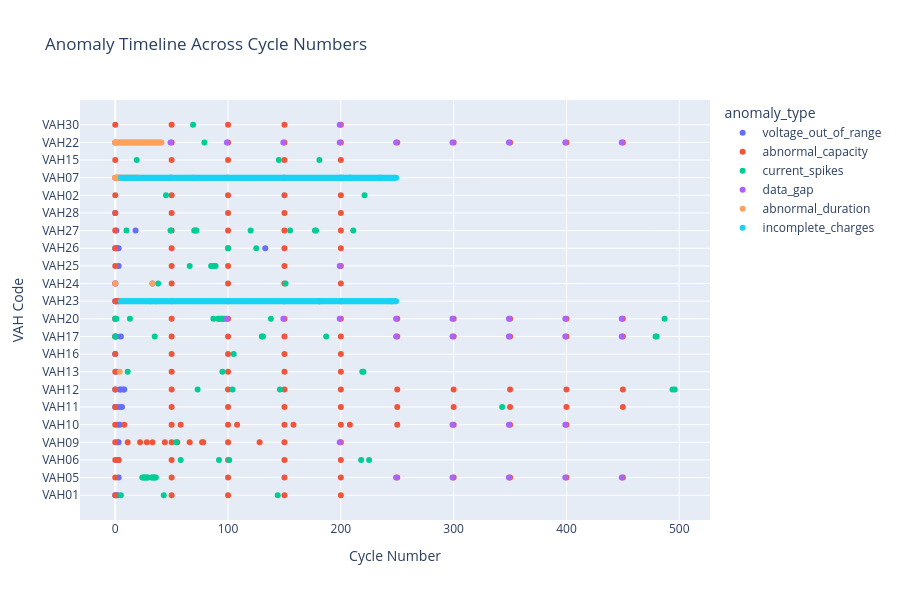

This figure's notebook cell:
### Code cell
# 4. Timeline: When do anomalies occur in cycle lifecycle?
fig = px.scatter(
    df, 
    x='cycle_number', 
    y='vah_code',
    color='anomaly_type',
    title='Anomaly Timeline Across Cycle Numbers',
    labels={'cycle_number': 'Cycle Number', 'vah_code': 'Cell'},
    height=600,
    hover_data=['details']
)
fig.update_layout(xaxis_title='Cycle Number', yaxis_title='VAH Code')
fig.show()

### Figure 1 — Plotly figure (JSON) as saved in the notebook; plotly's stock layout.template omitted (floating-point values rounded to 4 significant figures; data arrays with more than 128 entries replaced by an {"elided": "..."} marker saying what was removed)
{"data": [{"customdata": [["Voltage outside safe Li-ion range (2.5-4.3V)"], ["Voltage outside safe Li-ion range (2.5-4.3V)"], ["Voltage outside safe Li-ion range (2.5-4.3V)"], ["Voltage outside safe Li-ion range (2.5-4.3V)"], ["Voltage outside safe Li-ion range (2.5-4.3V)"], ["Voltage outside safe Li-ion range (2.5-4.3V)"], ["Voltage outside safe Li-ion range (2.5-4.3V)"], ["Voltage outside safe Li-ion range (2.5-4.3V)"], ["Voltage outside safe Li-ion range (2.5-4.3V)"], ["Voltage outside safe Li-ion range (2.5-4.3V)"], ["Voltage outside safe Li-ion range (2.5-4.3V)"], ["Voltage outside safe Li-ion range (2.5-4.3V)"], ["Voltage outside safe Li-ion range (2.5-4.3V)"], ["Voltage outside safe Li-ion range (2.5-4.3V)"], ["Voltage outside safe Li-ion range (2.5-4.3V)"], ["Voltage outside safe Li-ion range (2.5-4.3V)"], ["Voltage outside safe Li-ion range (2.5-4.3V)"], ["Voltage outside safe Li-ion range (2.5-4.3V)"], ["Voltage outside safe Li-ion range (2.5-4.3V)"], ["Voltage outside safe Li-ion range (2.5-4.3V)"], ["Voltage outside safe Li-ion range (2.5-4.3V)"], ["Voltage outside safe Li-ion range (2.5-4.3V)"], ["Voltage outside safe Li-ion range (2.5-4.3V)"], ["Voltage outside safe Li-ion range (2.5-4.3V)"], ["Voltage outside safe Li-ion range (2.5-4.3V)"], ["Voltage outside safe Li-ion range (2.5-4.3V)"], ["Voltage outside safe Li-ion range (2.5-4.3V)"], ["Voltage outside safe Li-ion range (2.5-4.3V)"], ["Voltage outside safe Li-ion range (2.5-4.3V)"], ["Voltage outside safe Li-ion range (2.5-4.3V)"], ["Voltage outside safe Li-ion range (2.5-4.3V)"], ["Voltage outside safe Li-ion range (2.5-4.3V)"], ["Voltage outside safe Li-ion range (2.5-4.3V)"], ["Voltage outside safe Li-ion range (2.5-4.3V)"], ["Voltage outside safe Li-ion range (2.5-4.3V)"], ["Voltage outside safe Li-ion range (2.5-4.3V)"], ["Voltage outside safe Li-ion range (2.5-4.3V)"], ["Voltage outside safe Li-ion range (2.5-4.3V)"], ["Voltage outside safe Li-ion range (2.5-4.3V)"]], "hovertemplate": "anomaly_type=voltage_out_of_range<br>Cycle Number=%{x}<br>Cell=%{y}<br>details=%{customdata[0]}<extra></extra>", "legendgroup": "voltage_out_of_range", "marker": {"color": "#636efa", "symbol": "circle"}, "mode": "markers", "name": "voltage_out_of_range", "orientation": "h", "showlegend": true, "type": "scatter", "x": [0, 1, 2, 3, 2, 3, 2, 3, 2, 4, 0, 1, 4, 6, 0, 4, 5, 7, 8, 1, 0, 0, 1, 5, 0, 0, 1, 181, 0, 33, 3, 0, 1, 2, 3, 133, 1, 18, 0], "xaxis": "x", "y": ["VAH01", "VAH01", "VAH01", "VAH05", "VAH06", "VAH06", "VAH09", "VAH09", "VAH10", "VAH10", "VAH11", "VAH11", "VAH11", "VAH11", "VAH12", "VAH12", "VAH12", "VAH12", "VAH12", "VAH13", "VAH16", "VAH17", "VAH17", "VAH17", "VAH20", "VAH23", "VAH23", "VAH23", "VAH24", "VAH24", "VAH25", "VAH26", "VAH26", "VAH26", "VAH26", "VAH26", "VAH27", "VAH27", "VAH28"], "yaxis": "y"}, {"customdata": {"elided": "168x1 str values"}, "hovertemplate": "anomaly_type=abnormal_capacity<br>Cycle Number=%{x}<br>Cell=%{y}<br>details=%{customdata[0]}<extra></extra>", "legendgroup": "abnormal_capacity", "marker": {"color": "#EF553B", "symbol": "circle"}, "mode": "markers", "name": "abnormal_capacity", "orientation": "h", "showlegend": true, "type": "scatter", "x": {"elided": "168 int values"}, "xaxis": "x", "y": {"elided": "168 str values"}, "yaxis": "y"}, {"customdata": [["Abnormally high current detected"], ["Abnormally high current detected"], ["Abnormally high current detected"], ["Abnormally high current detected"], ["Abnormally high current detected"], ["Abnormally high current detected"], ["Abnormally high current detected"], ["Abnormally high current detected"], ["Abnormally high current detected"], ["Abnormally high current detected"], ["Abnormally high current detected"], ["Abnormally high current detected"], ["Abnormally high current detected"], ["Abnormally high current detected"], ["Abnormally high current detected"], ["Abnormally high current detected"], ["Abnormally high current detected"], ["Abnormally high current detected"], ["Abnormally high current detected"], ["Abnormally high current detected"], ["Abnormally high current detected"], ["Abnormally high current detected"], ["Abnormally high current detected"], ["Abnormally high current detected"], ["Abnormally high current detected"], ["Abnormally high current detected"], ["Abnormally high current detected"], ["Abnormally high current detected"], ["Abnormally high current detected"], ["Abnormally high current detected"], ["Abnormally high current detected"], ["Abnormally high current detected"], ["Abnormally high current detected"], ["Abnormally high current detected"], ["Abnormally high current detected"], ["Abnormally high current detected"], ["Abnormally high current detected"], ["Abnormally high current detected"], ["Abnormally high current detected"], ["Abnormally high current detected"], ["Abnormally high current detected"], ["Abnormally high current detected"], ["Abnormally high current detected"], ["Abnormally high current detected"], ["Abnormally high current detected"], ["Abnormally high current detected"], ["Abnormally high current detected"], ["Abnormally high current detected"], ["Abnormally high current detected"], ["Abnormally high current detected"], ["Abnormally high current detected"], ["Abnormally high current detected"], ["Abnormally high current detected"], ["Abnormally high current detected"], ["Abnormally high current detected"], ["Abnormally high current detected"], ["Abnormally high current detected"], ["Abnormally high current detected"], ["Abnormally high current detected"], ["Abnormally high current detected"], ["Abnormally high current detected"], ["Abnormally high current detected"], ["Abnormally high current detected"], ["Abnormally high current detected"], ["Abnormally high current detected"], ["Abnormally high current detected"], ["Abnormally high current detected"], ["Abnormally high current detected"], ["Abnormally high current detected"], ["Abnormally high current detected"], ["Abnormally high current detected"], ["Abnormally high current detected"], ["Abnormally high current detected"], ["Abnormally high current detected"], ["Abnormally high current detected"], ["Abnormally high current detected"], ["Abnormally high current detected"], ["Abnormally high current detected"], ["Abnormally high current detected"], ["Abnormally high current detected"], ["Abnormally high current detected"], ["Abnormally high current detected"], ["Abnormally high current detected"], ["Abnormally high current detected"], ["Abnormally high current detected"], ["Abnormally high current detected"], ["Abnormally high current detected"], ["Abnormally high current detected"]], "hovertemplate": "anomaly_type=current_spikes<br>Cycle Number=%{x}<br>Cell=%{y}<br>details=%{customdata[0]}<extra></extra>", "legendgroup": "current_spikes", "marker": {"color": "#00cc96", "symbol": "circle"}, "mode": "markers", "name": "current_spikes", "orientation": "h", "showlegend": true, "type": "scatter", "x": [5, 43, 144, 45, 221, 24, 25, 26, 27, 28, 29, 32, 33, 34, 35, 36, 58, 92, 101, 218, 225, 69, 202, 208, 209, 234, 236, 54, 343, 73, 104, 146, 494, 496, 11, 95, 219, 220, 19, 145, 181, 105, 0, 35, 130, 131, 187, 479, 480, 0, 1, 13, 87, 91, 92, 93, 94, 95, 96, 97, 138, 487, 79, 31, 36, 181, 245, 38, 151, 66, 85, 86, 87, 88, 89, 100, 125, 10, 49, 70, 71, 72, 120, 155, 177, 178, 211, 69], "xaxis": "x", "y": ["VAH01", "VAH01", "VAH01", "VAH02", "VAH02", "VAH05", "VAH05", "VAH05", "VAH05", "VAH05", "VAH05", "VAH05", "VAH05", "VAH05", "VAH05", "VAH05", "VAH06", "VAH06", "VAH06", "VAH06", "VAH06", "VAH07", "VAH07", "VAH07", "VAH07", "VAH07", "VAH07", "VAH09", "VAH11", "VAH12", "VAH12", "VAH12", "VAH12", "VAH12", "VAH13", "VAH13", "VAH13", "VAH13", "VAH15", "VAH15", "VAH15", "VAH16", "VAH17", "VAH17", "VAH17", "VAH17", "VAH17", "VAH17", "VAH17", "VAH20", "VAH20", "VAH20", "VAH20", "VAH20", "VAH20", "VAH20", "VAH20", "VAH20", "VAH20", "VAH20", "VAH20", "VAH20", "VAH22", "VAH23", "VAH23", "VAH23", "VAH23", "VAH24", "VAH24", "VAH25", "VAH25", "VAH25", "VAH25", "VAH25", "VAH25", "VAH26", "VAH26", "VAH27", "VAH27", "VAH27", "VAH27", "VAH27", "VAH27", "VAH27", "VAH27", "VAH27", "VAH27", "VAH30"], "yaxis": "y"}, {"customdata": [["Gap of 7.17 hours after this cycle"], ["Gap of 7.19 hours after this cycle"], ["Gap of 7.21 hours after this cycle"], ["Gap of 7.20 hours after this cycle"], ["Gap of 7.20 hours after this cycle"], ["Gap of 7.60 hours after this cycle"], ["Gap of 7.50 hours after this cycle"], ["Gap of 7.46 hours after this cycle"], ["Gap of 7.41 hours after this cycle"], ["Gap of 6.90 hours after this cycle"], ["Gap of 6.93 hours after this cycle"], ["Gap of 6.93 hours after this cycle"], ["Gap of 7.00 hours after this cycle"], ["Gap of 6.61 hours after this cycle"], ["Gap of 6.81 hours after this cycle"], ["Gap of 6.82 hours after this cycle"], ["Gap of 6.45 hours after this cycle"], ["Gap of 6.78 hours after this cycle"], ["Gap of 6.91 hours after this cycle"], ["Gap of 6.85 hours after this cycle"], ["Gap of 6.84 hours after this cycle"], ["Gap of 6.82 hours after this cycle"], ["Gap of 6.73 hours after this cycle"], ["Gap of 6.83 hours after this cycle"], ["Gap of 6.77 hours after this cycle"], ["Gap of 6.69 hours after this cycle"], ["Gap of 7.15 hours after this cycle"], ["Gap of 7.09 hours after this cycle"], ["Gap of 7.07 hours after this cycle"], ["Gap of 6.97 hours after this cycle"], ["Gap of 7.04 hours after this cycle"], ["Gap of 7.03 hours after this cycle"], ["Gap of 7.03 hours after this cycle"], ["Gap of 6.95 hours after this cycle"], ["Gap of 7.01 hours after this cycle"], ["Gap of 7.08 hours after this cycle"], ["Gap of 6.77 hours after this cycle"]], "hovertemplate": "anomaly_type=data_gap<br>Cycle Number=%{x}<br>Cell=%{y}<br>details=%{customdata[0]}<extra></extra>", "legendgroup": "data_gap", "marker": {"color": "#ab63fa", "symbol": "circle"}, "mode": "markers", "name": "data_gap", "orientation": "h", "showlegend": true, "type": "scatter", "x": [249, 299, 349, 399, 449, 49, 99, 149, 199, 199, 299, 349, 399, 249, 299, 349, 399, 449, 99, 149, 199, 249, 299, 349, 399, 449, 49, 99, 149, 199, 249, 299, 349, 399, 449, 199, 199], "xaxis": "x", "y": ["VAH05", "VAH05", "VAH05", "VAH05", "VAH05", "VAH07", "VAH07", "VAH07", "VAH07", "VAH09", "VAH10", "VAH10", "VAH10", "VAH17", "VAH17", "VAH17", "VAH17", "VAH17", "VAH20", "VAH20", "VAH20", "VAH20", "VAH20", "VAH20", "VAH20", "VAH20", "VAH22", "VAH22", "VAH22", "VAH22", "VAH22", "VAH22", "VAH22", "VAH22", "VAH22", "VAH25", "VAH30"], "yaxis": "y"}, {"customdata": [["Cycle duration is abnormal"], ["Cycle duration is abnormal"], ["Cycle duration is abnormal"], ["Cycle duration is abnormal"], ["Cycle duration is abnormal"], ["Cycle duration is abnormal"], ["Cycle duration is abnormal"], ["Cycle duration is abnormal"], ["Cycle duration is abnormal"], ["Cycle duration is abnormal"], ["Cycle duration is abnormal"], ["Cycle duration is abnormal"], ["Cycle duration is abnormal"], ["Cycle duration is abnormal"], ["Cycle duration is abnormal"], ["Cycle duration is abnormal"], ["Cycle duration is abnormal"], ["Cycle duration is abnormal"], ["Cycle duration is abnormal"], ["Cycle duration is abnormal"], ["Cycle duration is abnormal"], ["Cycle duration is abnormal"], ["Cycle duration is abnormal"], ["Cycle duration is abnormal"], ["Cycle duration is abnormal"], ["Cycle duration is abnormal"], ["Cycle duration is abnormal"], ["Cycle duration is abnormal"], ["Cycle duration is abnormal"], ["Cycle duration is abnormal"], ["Cycle duration is abnormal"], ["Cycle duration is abnormal"], ["Cycle duration is abnormal"], ["Cycle duration is abnormal"], ["Cycle duration is abnormal"], ["Cycle duration is abnormal"], ["Cycle duration is abnormal"], ["Cycle duration is abnormal"], ["Cycle duration is abnormal"], ["Cycle duration is abnormal"], ["Cycle duration is abnormal"], ["Cycle duration is abnormal"], ["Cycle duration is abnormal"], ["Cycle duration is abnormal"], ["Cycle duration is abnormal"], ["Cycle duration is abnormal"], ["Cycle duration is abnormal"], ["Cycle duration is abnormal"], ["Cycle duration is abnormal"], ["Cycle duration is abnormal"], ["Cycle duration is abnormal"], ["Cycle duration is abnormal"], ["Cycle duration is abnormal"], ["Cycle duration is abnormal"], ["Cycle duration is abnormal"], ["Cycle duration is abnormal"], ["Cycle duration is abnormal"], ["Cycle duration is abnormal"], ["Cycle duration is abnormal"], ["Cycle duration is abnormal"], ["Cycle duration is abnormal"], ["Cycle duration is abnormal"], ["Cycle duration is abnormal"], ["Cycle duration is abnormal"], ["Cycle duration is abnormal"], ["Cycle duration is abnormal"]], "hovertemplate": "anomaly_type=abnormal_duration<br>Cycle Number=%{x}<br>Cell=%{y}<br>details=%{customdata[0]}<extra></extra>", "legendgroup": "abnormal_duration", "marker": {"color": "#FFA15A", "symbol": "circle"}, "mode": "markers", "name": "abnormal_duration", "orientation": "h", "showlegend": true, "type": "scatter", "x": [0, 1, 2, 3, 4, 5, 6, 7, 8, 9, 10, 11, 12, 13, 14, 15, 16, 17, 18, 19, 20, 4, 0, 1, 2, 3, 4, 5, 6, 7, 8, 9, 10, 11, 12, 13, 14, 15, 16, 17, 18, 19, 20, 21, 22, 23, 24, 25, 26, 27, 28, 29, 30, 31, 32, 33, 34, 35, 36, 37, 38, 39, 40, 41, 0, 33], "xaxis": "x", "y": ["VAH07", "VAH07", "VAH07", "VAH07", "VAH07", "VAH07", "VAH07", "VAH07", "VAH07", "VAH07", "VAH07", "VAH07", "VAH07", "VAH07", "VAH07", "VAH07", "VAH07", "VAH07", "VAH07", "VAH07", "VAH07", "VAH13", "VAH22", "VAH22", "VAH22", "VAH22", "VAH22", "VAH22", "VAH22", "VAH22", "VAH22", "VAH22", "VAH22", "VAH22", "VAH22", "VAH22", "VAH22", "VAH22", "VAH22", "VAH22", "VAH22", "VAH22", "VAH22", "VAH22", "VAH22", "VAH22", "VAH22", "VAH22", "VAH22", "VAH22", "VAH22", "VAH22", "VAH22", "VAH22", "VAH22", "VAH22", "VAH22", "VAH22", "VAH22", "VAH22", "VAH22", "VAH22", "VAH22", "VAH22", "VAH24", "VAH24"], "yaxis": "y"}, {"customdata": {"elided": "490x1 str values"}, "hovertemplate": "anomaly_type=incomplete_charges<br>Cycle Number=%{x}<br>Cell=%{y}<br>details=%{customdata[0]}<extra></extra>", "legendgroup": "incomplete_charges", "marker": {"color": "#19d3f3", "symbol": "circle"}, "mode": "markers", "name": "incomplete_charges", "orientation": "h", "showlegend": true, "type": "scatter", "x": {"elided": "490 int values"}, "xaxis": "x", "y": {"elided": "490 str values"}, "yaxis": "y"}], "layout": {"height": 600, "legend": {"title": {"text": "anomaly_type"}, "tracegroupgap": 0}, "title": {"text": "Anomaly Timeline Across Cycle Numbers"}, "xaxis": {"anchor": "y", "domain": [0, 1], "title": {"text": "Cycle Number"}}, "yaxis": {"anchor": "x", "domain": [0, 1], "title": {"text": "VAH Code"}}}}
